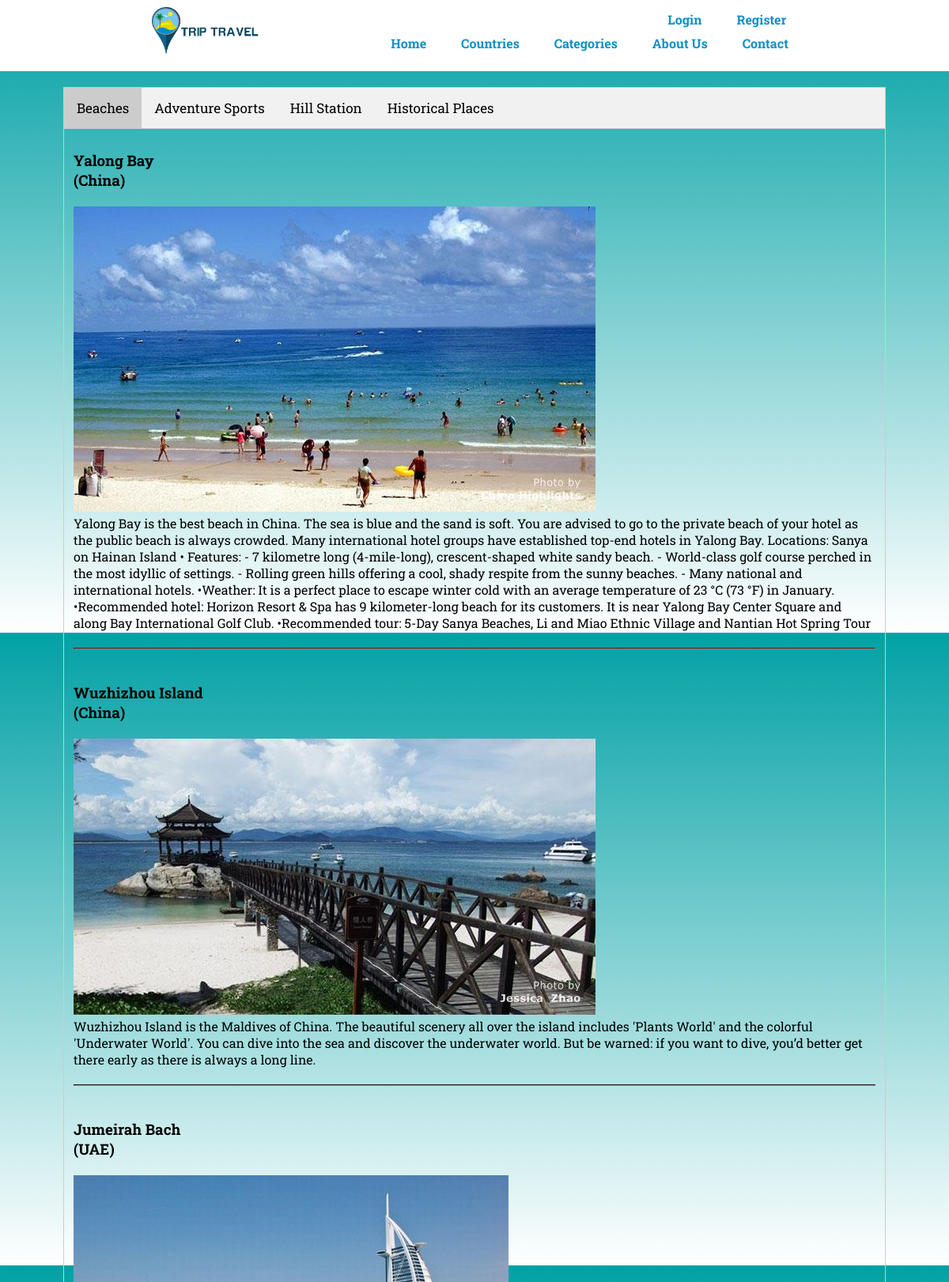
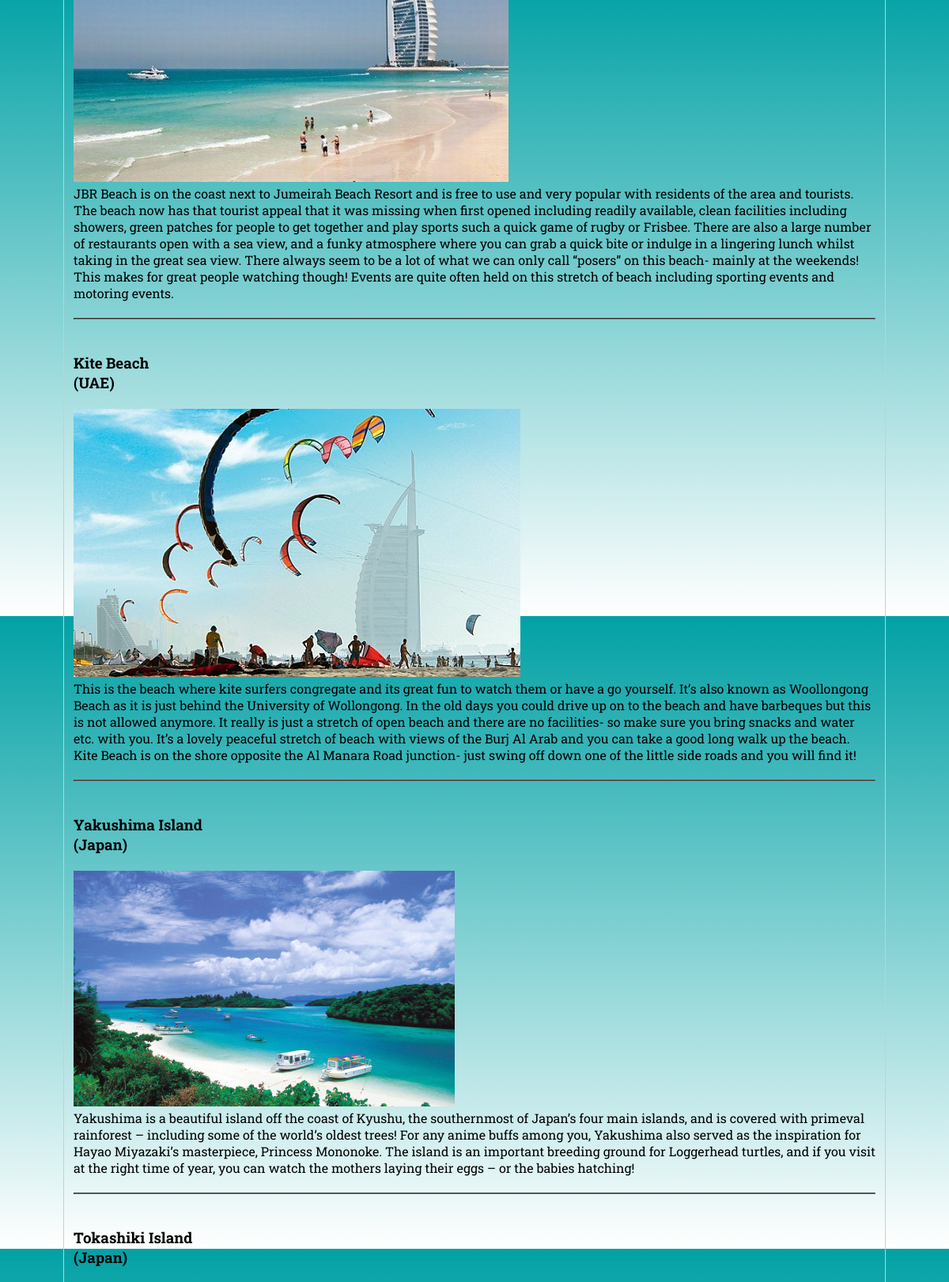
/home_page/categories/ (upper part), run on the app's committed database (2 pictures, top to bottom).
### home_page/models.py (models this page shows, shortened)
class Cities(models.Model):
    Id = models.ForeignKey(Countries, related_name='cities')
    C_Id = models.CharField(primary_key=True,max_length=10)
    Name = models.CharField(max_length=50)
    Type = models.CharField(max_length=30)
    Best_time_to_visit = models.CharField(max_length=20)
    About = models.TextField()
    Image = models.ImageField(upload_to="Images",blank=True,null=True)

class Countries(models.Model):
    Id = models.CharField(primary_key=True,max_length=10)
    Name = models.CharField(max_length=50)
    Location = models.CharField(max_length=50)
    About = models.TextField()
    Image = models.ImageField(upload_to="Countries",blank=True,null=True)
    def __unicode__(self):
        return self.Name

### home_page/views.py (the view)
def categories(request):
    Bdata = Cities.objects.filter(Type="Beaches")
    Adata = Cities.objects.filter(Type="Adventure")
    Mdata = Cities.objects.filter(Type="Mountains")
    Hdata = Cities.objects.filter(Type="Historical")
    return render(request,"categories.html",{'Bdata':Bdata,'Adata':Adata,'Mdata':Mdata,'Hdata':Hdata})

### templates/categories.html (shortened to what this page needs)
<!DOCTYPE html>
{% load staticfiles %}
<html>
<head>
	<link rel="stylesheet" type="text/css" href="{% static 'css/style.css' %}">
</head>
<body>
	<header class="hed">
		<div class="hed-div">
		<a href="index.html"><img src="Images/travel.jpg" alt="Logo" width="150px" class="hed-div-img"><a>
		<nav class="hed-nav">
      <div class="log-reg">
				<ul>
				{% if request.user.is_authenticated %}
				<li><a href="{% url 'logout' %}">Logout</a></li>
				{% else %}
				<li> <a href="{% url 'user_login' %}">Login</a> </li>
				{% endif %}
				<li> <a href="{% url 'register' %}">Register</a> </li>
			</ul>
			</div>
			<ul>
				<li><a href="{% url 'index' %}">Home</a></li>
				<li><a href="{% url 'home_page:countries' %}">Countries</a></li>
				<li><a>Categories</a>
				</li>
				<li><a href="{% url 'home_page:aboutus' %}">About Us</a></li>
				<li><a>Contact</a>
				</li>
			</ul>
		</nav>
	</header>
  <div class="main-div">
  <div class="tab">
    <button class="tablinks active" onclick="openCity(event, 'Beaches')">Beaches</button>
    <button class="tablinks" onclick="openCity(event, 'Adventure')">Adventure Sports</button>
    <button class="tablinks" onclick="openCity(event, 'Mountains')">Hill Station</button>
    <button class="tablinks" onclick="openCity(event, 'Historical')">Historical Places</button>
  </div>
  <div id="Beaches" class="tabcontent" style="display:block">
    {% for i in Bdata %}
    <br>
    <h3>{{ i.Name }}</h3>
    <h3>({{ i.Id }})</h3>
    <br>
    <img src="{{ i.Image.url }}" alt="Not Found">
    <br>
    <p>{{ i.About }}</p>
    <br>
    <hr>
    <br>
    {% endfor %}
  </div>
	</div>
</body>
</html>

### static/css/style.css (style rules this page uses)
* { margin: 0px; padding: 0px; font-family: 'Roboto Slab', serif; }
body { background: linear-gradient(to bottom,#02a1a5,#fff); background-size: cover; }
hr { border-color: #808080; }
div.tab { overflow: hidden; border: 1px solid #ccc; background-color: #f1f1f1; }
.tablinks { background-color: inherit; float: left; outline: none; cursor: pointer; padding: 14px 16px; font-size: 17px; border: none; }
div.tab button.active { background-color: #ccc; }
.tabcontent { display: none; padding: 6px 12px; border: 1px solid #ccc; border-top: none; }
.hed { background: #fff; height: 90px; max-height: 90px; }
.hed::after { content:" "; clear: both; display: block; }
.hed-div { max-width: 1000px; margin: 0px 183px; }
.log-reg { margin-left: 310px; display:block; text-decoration: none; }
.hed-div-img { float: left; }
.hed-nav { float: right; }
.hed-nav ul { max-height: 30px; }
.hed-nav ul li { display: inline-block; min-height: 20px; position: relative; }
.hed-nav ul li a { text-decoration: none; padding: 10px 20px; color: #0E90C7; font-weight: bolder; line-height: 50px; }
.main-div { max-width: 1200px; margin: 0px 80px; padding-top: 20px; }
.main-div::after { content:" "; clear: both; display: block; }

### data on the page
Cities: Name "Yalong Bay", Id "China", Image (picture), About "Yalong Bay is the best beach in China. The sea is blue and the sand is soft. You are advised to go to the private beach of your hotel as the public beach is always crowded. Many international hotel groups have established top-end hotels in Yalong Bay. Locations: Sanya on Hainan Island • Features: - 7 kilometre long (4-mile-long), crescent-shaped white sandy beach. - World-class golf course perched in the most idyllic of settings. - Rolling green hills offering a cool, shady respite from the sunny beaches. - Many national and international hotels. •Weather: It is a perfect place to escape winter cold with an average temperature of 23 °C (73 °F) in January. •Recommended hotel: Horizon Resort…"
Cities: Name "Wuzhizhou Island", Id "China", Image (picture), About "Wuzhizhou Island is the Maldives of China. The beautiful scenery all over the island includes 'Plants World' and the colorful 'Underwater World'. You can dive into the sea and discover the underwater world. But be warned: if you want to dive, you’d better get there early as there is always a long line."
Cities: Name "Jumeirah Bach", Id "UAE", Image (picture), About "JBR Beach is on the coast next to Jumeirah Beach Resort and is free to use and very popular with residents of the area and tourists. The beach now has that tourist appeal that it was missing when first opened including readily available, clean facilities including showers, green patches for people to get together and play sports such a quick game of rugby or Frisbee. There are also a large number of restaurants open with a sea view, and a funky atmosphere where you can grab a quick bite or indulge in a lingering lunch whilst taking in the great sea view. There always seem to be a lot of what we can only call “posers” on this beach- mainly at the weekends! This makes for great people…"
Cities: Name "Kite Beach", Id "UAE", Image (picture), About "This is the beach where kite surfers congregate and its great fun to watch them or have a go yourself. It’s also known as Woollongong Beach as it is just behind the University of Wollongong. In the old days you could drive up on to the beach and have barbeques but this is not allowed anymore. It really is just a stretch of open beach and there are no facilities- so make sure you bring snacks and water etc. with you. It’s a lovely peaceful stretch of beach with views of the Burj Al Arab and you can take a good long walk up the beach. Kite Beach is on the shore opposite the Al Manara Road junction- just swing off down one of the little side roads and you will find it!"
Cities: Name "Yakushima Island", Id "Japan", Image (picture), About "Yakushima is a beautiful island off the coast of Kyushu, the southernmost of Japan’s four main islands, and is covered with primeval rainforest – including some of the world’s oldest trees! For any anime buffs among you, Yakushima also served as the inspiration for Hayao Miyazaki’s masterpiece, Princess Mononoke. The island is an important breeding ground for Loggerhead turtles, and if you visit at the right time of year, you can watch the mothers laying their eggs – or the babies hatching!"
Cities: Name "Tokashiki Island", Id "Japan"
